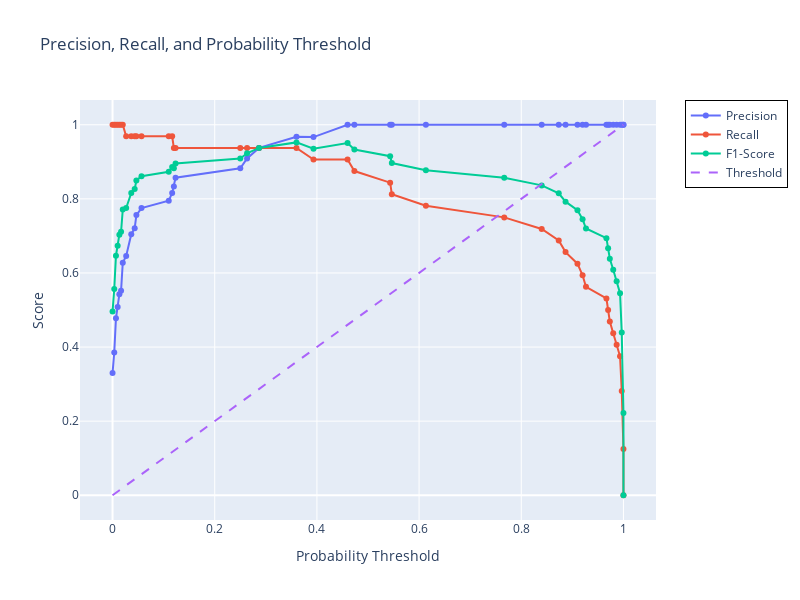

Source (notebook cell):
### Markdown cell above
## Precision, Recall, Probability

### Code cell
y_proba = model.predict_proba(X_validate[selected_feature])[:, 1]
precision_curve, recall_curve, thresholds = precision_recall_curve(y_validate, y_proba)
f1_curve = 2 * (precision_curve * recall_curve) / (precision_curve + recall_curve)
thresholds = np.append(thresholds, 1)

trace_precision = go.Scatter(x=thresholds, y=precision_curve, mode='lines+markers', name='Precision')
trace_recall = go.Scatter(x=thresholds, y=recall_curve, mode='lines+markers', name='Recall')
trace_f1score = go.Scatter(x=thresholds, y=f1_curve, mode='lines+markers', name='F1-Score')
trace_threshold = go.Scatter(x=thresholds, y=thresholds, mode='lines', name='Threshold', line=dict(dash='dash'))
layout = go.Layout(
  title='Precision, Recall, and Probability Threshold',
  xaxis=dict(title='Probability Threshold'),
  yaxis=dict(title='Score'),
  yaxis2=dict(title='Threshold', overlaying='y', side='right'),
  width=800,
  height=600,
  legend=dict(
    x=1.05,
    y=1,
    traceorder='normal',
    font=dict(size=12),
    bordercolor='Black',
    borderwidth=1
  ),
  hovermode='x unified'
)

fig = go.Figure(data=[trace_precision, trace_recall, trace_f1score, trace_threshold], layout=layout)
fig.show()

### Figure 1 — Plotly figure (JSON) as saved in the notebook; plotly's stock layout.template omitted (floating-point values rounded to 4 significant figures)
{"data": [{"mode": "lines+markers", "name": "Precision", "type": "scatter", "x": [0.0, 0.003333, 0.006667, 0.01, 0.01333, 0.01667, 0.02, 0.02667, 0.03667, 0.04333, 0.04667, 0.05667, 0.11, 0.1167, 0.12, 0.1233, 0.25, 0.2633, 0.2867, 0.36, 0.3933, 0.46, 0.4733, 0.5433, 0.5467, 0.6133, 0.7667, 0.84, 0.8733, 0.8867, 0.91, 0.92, 0.9267, 0.9667, 0.97, 0.9733, 0.98, 0.9867, 0.9933, 0.9967, 1.0, 1.0], "y": [0.3299, 0.3855, 0.4776, 0.5079, 0.5424, 0.5517, 0.6275, 0.6458, 0.7045, 0.7209, 0.7561, 0.775, 0.7949, 0.8158, 0.8333, 0.8571, 0.8824, 0.9091, 0.9375, 0.9677, 0.9667, 1.0, 1.0, 1.0, 1.0, 1.0, 1.0, 1.0, 1.0, 1.0, 1.0, 1.0, 1.0, 1.0, 1.0, 1.0, 1.0, 1.0, 1.0, 1.0, 1.0, 1.0]}, {"mode": "lines+markers", "name": "Recall", "type": "scatter", "x": [0.0, 0.003333, 0.006667, 0.01, 0.01333, 0.01667, 0.02, 0.02667, 0.03667, 0.04333, 0.04667, 0.05667, 0.11, 0.1167, 0.12, 0.1233, 0.25, 0.2633, 0.2867, 0.36, 0.3933, 0.46, 0.4733, 0.5433, 0.5467, 0.6133, 0.7667, 0.84, 0.8733, 0.8867, 0.91, 0.92, 0.9267, 0.9667, 0.97, 0.9733, 0.98, 0.9867, 0.9933, 0.9967, 1.0, 1.0], "y": [1.0, 1.0, 1.0, 1.0, 1.0, 1.0, 1.0, 0.9688, 0.9688, 0.9688, 0.9688, 0.9688, 0.9688, 0.9688, 0.9375, 0.9375, 0.9375, 0.9375, 0.9375, 0.9375, 0.9062, 0.9062, 0.875, 0.8438, 0.8125, 0.7812, 0.75, 0.7188, 0.6875, 0.6562, 0.625, 0.5938, 0.5625, 0.5312, 0.5, 0.4688, 0.4375, 0.4062, 0.375, 0.2812, 0.125, 0.0]}, {"mode": "lines+markers", "name": "F1-Score", "type": "scatter", "x": [0.0, 0.003333, 0.006667, 0.01, 0.01333, 0.01667, 0.02, 0.02667, 0.03667, 0.04333, 0.04667, 0.05667, 0.11, 0.1167, 0.12, 0.1233, 0.25, 0.2633, 0.2867, 0.36, 0.3933, 0.46, 0.4733, 0.5433, 0.5467, 0.6133, 0.7667, 0.84, 0.8733, 0.8867, 0.91, 0.92, 0.9267, 0.9667, 0.97, 0.9733, 0.98, 0.9867, 0.9933, 0.9967, 1.0, 1.0], "y": [0.4961, 0.5565, 0.6465, 0.6737, 0.7033, 0.7111, 0.7711, 0.775, 0.8158, 0.8267, 0.8493, 0.8611, 0.8732, 0.8857, 0.8824, 0.8955, 0.9091, 0.9231, 0.9375, 0.9524, 0.9355, 0.9508, 0.9333, 0.9153, 0.8966, 0.8772, 0.8571, 0.8364, 0.8148, 0.7925, 0.7692, 0.7451, 0.72, 0.6939, 0.6667, 0.6383, 0.6087, 0.5778, 0.5455, 0.439, 0.2222, 0.0]}, {"line": {"dash": "dash"}, "mode": "lines", "name": "Threshold", "type": "scatter", "x": [0.0, 0.003333, 0.006667, 0.01, 0.01333, 0.01667, 0.02, 0.02667, 0.03667, 0.04333, 0.04667, 0.05667, 0.11, 0.1167, 0.12, 0.1233, 0.25, 0.2633, 0.2867, 0.36, 0.3933, 0.46, 0.4733, 0.5433, 0.5467, 0.6133, 0.7667, 0.84, 0.8733, 0.8867, 0.91, 0.92, 0.9267, 0.9667, 0.97, 0.9733, 0.98, 0.9867, 0.9933, 0.9967, 1.0, 1.0], "y": [0.0, 0.003333, 0.006667, 0.01, 0.01333, 0.01667, 0.02, 0.02667, 0.03667, 0.04333, 0.04667, 0.05667, 0.11, 0.1167, 0.12, 0.1233, 0.25, 0.2633, 0.2867, 0.36, 0.3933, 0.46, 0.4733, 0.5433, 0.5467, 0.6133, 0.7667, 0.84, 0.8733, 0.8867, 0.91, 0.92, 0.9267, 0.9667, 0.97, 0.9733, 0.98, 0.9867, 0.9933, 0.9967, 1.0, 1.0]}], "layout": {"height": 600, "hovermode": "x unified", "legend": {"bordercolor": "Black", "borderwidth": 1, "font": {"size": 12}, "traceorder": "normal", "x": 1.05, "y": 1}, "title": {"text": "Precision, Recall, and Probability Threshold"}, "width": 800, "xaxis": {"title": {"text": "Probability Threshold"}}, "yaxis": {"title": {"text": "Score"}}, "yaxis2": {"overlaying": "y", "side": "right", "title": {"text": "Threshold"}}}}
